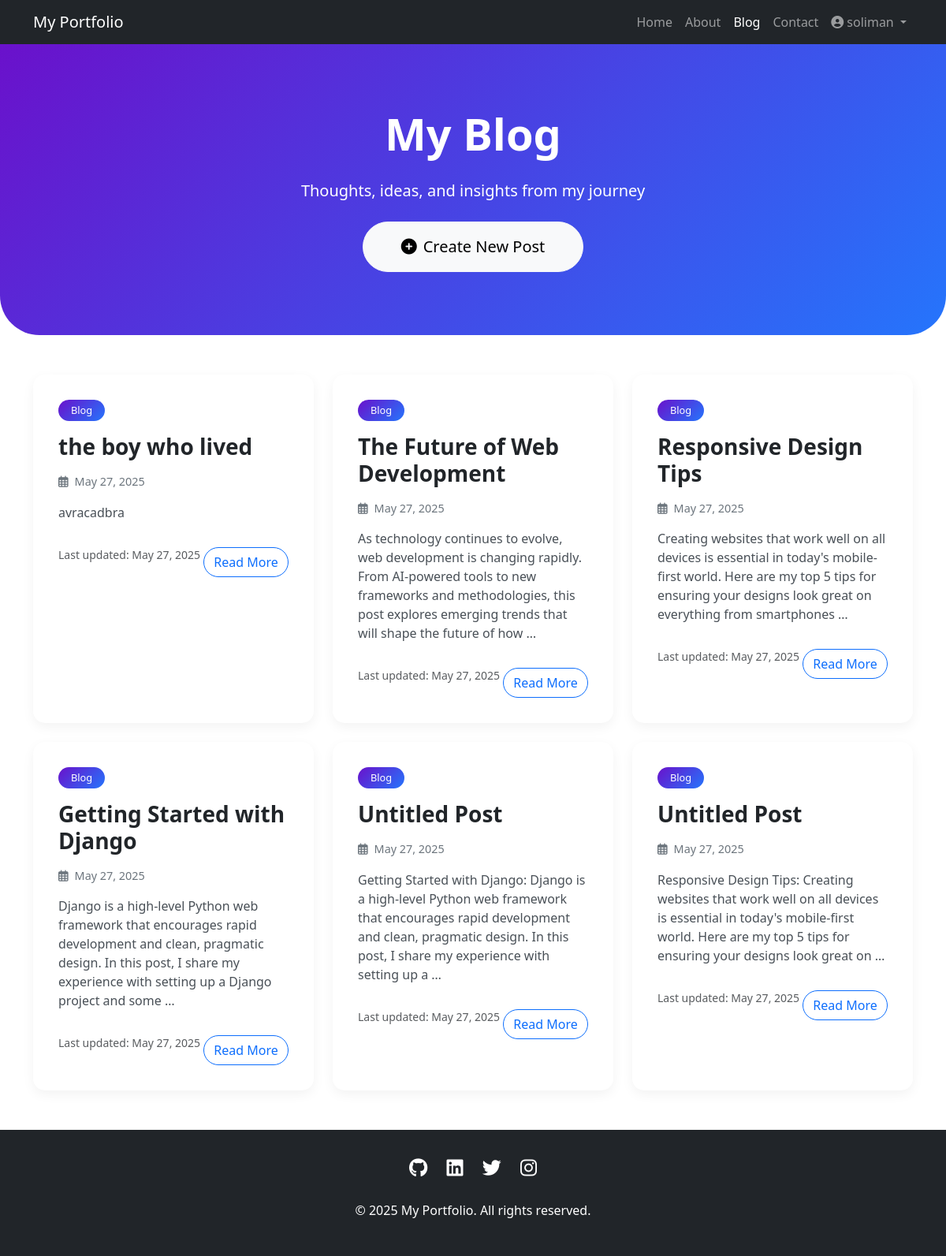
The page /posts/ (signed in) on the database its author committed.
### posts/models.py (models this page shows, shortened)
class Posts(models.Model):
    text = models.CharField(max_length=400)
    title = models.CharField(max_length=100, default="Untitled Post")
    created_at = models.DateTimeField(default=timezone.now)
    updated_at = models.DateTimeField(auto_now=True)
    class Meta:
        ordering = ["-created_at"]

### posts/views.py (the view)
# urls.py: path('', PostList.as_view(), name='post_list'),
class PostList(ListView):
    model = Posts
    template_name = "posts/post_list.html"
    context_object_name = "posts"

### templates/posts/post_list.html (shortened to what this page needs)
{% load static %}
<!DOCTYPE html>
<html lang="en">
<head>
    <link href="https://cdn.jsdelivr.net/npm/bootstrap@5.3.0/dist/css/bootstrap.min.css" rel="stylesheet">
    <link rel="stylesheet" href="https://cdnjs.cloudflare.com/ajax/libs/font-awesome/6.4.0/css/all.min.css">
</head>
<body>
    <nav class="navbar navbar-expand-lg navbar-dark bg-dark">
        <div class="container">
            <a class="navbar-brand" href="{% url 'home' %}">My Portfolio</a>
            <div class="collapse navbar-collapse" id="navbarNav">
                <ul class="navbar-nav ms-auto">
                    <li class="nav-item">
                        <a class="nav-link" href="{% url 'home' %}">Home</a>
                    </li>
                    <li class="nav-item">
                        <a class="nav-link" href="{% url 'about' %}">About</a>
                    </li>
                    <li class="nav-item">
                        <a class="nav-link active" href="{% url 'post_list' %}">Blog</a>
                    </li>
                    <li class="nav-item">
                        <a class="nav-link" href="#">Contact</a>
                    </li>
                    {% if user.is_authenticated %}
                    <li class="nav-item dropdown">
                        <a class="nav-link dropdown-toggle" href="#" id="navbarDropdown" role="button" data-bs-toggle="dropdown" aria-expanded="false">
                            <i class="fas fa-user-circle me-1"></i>{{ user.username }}
                        </a>
                    </li>
                    {% else %}
                    <li class="nav-item">
                        <a class="nav-link" href="{% url 'login' %}"><i class="fas fa-sign-in-alt me-1"></i>Login</a>
                    </li>
                    {% endif %}
                </ul>
            </div>
        </div>
    </nav>
    <header class="blog-header">
        <div class="container text-center">
            <h1 class="display-4 fw-bold mb-4">My Blog</h1>
            <p class="lead mb-4">Thoughts, ideas, and insights from my journey</p>
            <a href="{% url 'post_create' %}" class="btn btn-light btn-lg rounded-pill px-5 py-3">
                <i class="fas fa-plus-circle me-2"></i>Create New Post
            </a>
        </div>
    </header>
    <section class="container mb-5">
        {% if posts %}
            <div class="row g-4">
                {% for post in posts %}
                    <div class="col-md-6 col-lg-4">
                        <div class="card post-card h-100">
                            <div class="card-body">
                                <span class="post-category">Blog</span>
                                <h3 class="card-title">{{ post.title }}</h3>
                                <p class="post-date mb-3"><i class="far fa-calendar-alt me-2"></i>{{ post.created_at|date:"F j, Y" }}</p>
                                <p class="post-content">{{ post.text|truncatewords:30 }}</p>
                                <small class="text-muted">Last updated: {{ post.updated_at|date:"F j, Y" }}</small>
                                <a href="{% url 'post_detail' post.id %}" class="btn btn-outline-primary rounded-pill mt-3">Read More</a>
                            </div>
                        </div>
                    </div>
                {% endfor %}
            </div>
        {% else %}
            <div class="no-posts">
                <i class="fas fa-pencil-alt fa-3x mb-4 text-muted"></i>
                <h3>No Posts Yet</h3>
                <p class="lead">Check back soon for new content!</p>
            </div>
        {% endif %}
    </section>
    <footer class="footer">
        <div class="container text-center">
            <div class="mb-4">
                <a href="#" class="social-icon"><i class="fab fa-github"></i></a>
                <a href="#" class="social-icon"><i class="fab fa-linkedin"></i></a>
                <a href="#" class="social-icon"><i class="fab fa-twitter"></i></a>
                <a href="#" class="social-icon"><i class="fab fa-instagram"></i></a>
            </div>
            <p>&copy; 2025 My Portfolio. All rights reserved.</p>
        </div>
    </footer>
</body>
</html>

### templates/posts/post_list.html (style rules this page uses)
.blog-header { background: linear-gradient(135deg, #6a11cb 0%, #2575fc 100%); color: white; padding: 80px 0; border-radius: 0 0 50px 50px; margin-bottom: 50px; }
.post-card { border-radius: 15px; overflow: hidden; transition: transform 0.3s ease, box-shadow 0.3s ease; height: 100%; border: none; box-shadow: 0 5px 15px rgba(0, 0, 0, 0.05); }
.post-date { font-size: 0.9rem; color: #6c757d; }
.post-content { color: #495057; }
.post-card .card-body { padding: 2rem; }
.post-card .card-title { font-weight: 700; margin-bottom: 1rem; }
.post-category { display: inline-block; background: linear-gradient(135deg, #6a11cb 0%, #2575fc 100%); color: white; padding: 0.25rem 1rem; border-radius: 50px; font-size: 0.8rem; margin-bottom: 1rem; }
.footer { background-color: #212529; color: white; padding: 30px 0; margin-top: 50px; }
.social-icon { font-size: 1.5rem; margin: 0 10px; color: white; transition: color 0.3s ease; }

### rows shown on the page
Posts: title "the boy who lived", created_at "May 27, 2025", text "avracadbra", updated_at "May 27, 2025"
Posts: title "The Future of Web Development", created_at "May 27, 2025", text "As technology continues to evolve, web development is changing rapidly. From AI-powered tools to new frameworks and methodologies, this post explores emerging trends that will shape the future of how …", updated_at "May 27, 2025"
Posts: title "Responsive Design Tips", created_at "May 27, 2025", text "Creating websites that work well on all devices is essential in today's mobile-first world. Here are my top 5 tips for ensuring your designs look great on everything from smartphones …", updated_at "May 27, 2025"
Posts: title "Getting Started with Django", created_at "May 27, 2025", text "Django is a high-level Python web framework that encourages rapid development and clean, pragmatic design. In this post, I share my experience with setting up a Django project and some …", updated_at "May 27, 2025"
Posts: title "Untitled Post", created_at "May 27, 2025", text "Getting Started with Django: Django is a high-level Python web framework that encourages rapid development and clean, pragmatic design. In this post, I share my experience with setting up a …", updated_at "May 27, 2025"
Posts: title "Untitled Post", created_at "May 27, 2025", text "Responsive Design Tips: Creating websites that work well on all devices is essential in today's mobile-first world. Here are my top 5 tips for ensuring your designs look great on …", updated_at "May 27, 2025"

### other values the page prints
{{ user.username }} "soliman"
